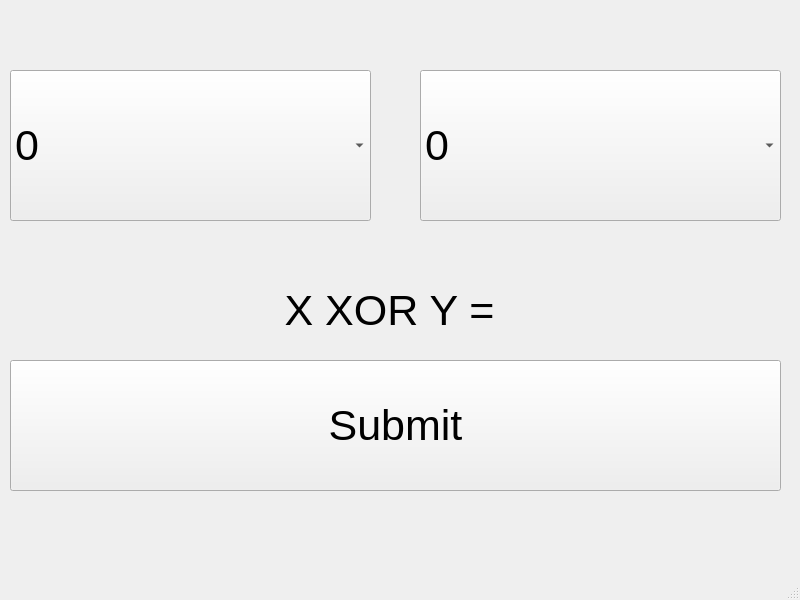
<?xml version="1.0" encoding="UTF-8"?>
<ui version="4.0">
 <class>MainWindow</class>
 <widget class="QMainWindow" name="MainWindow">
  <property name="geometry">
   <rect>
    <x>0</x>
    <y>0</y>
    <width>800</width>
    <height>600</height>
   </rect>
  </property>
  <property name="windowTitle">
   <string>MainWindow</string>
  </property>
  <widget class="QWidget" name="centralwidget">
   <widget class="QComboBox" name="comboX">
    <property name="geometry">
     <rect>
      <x>10</x>
      <y>70</y>
      <width>361</width>
      <height>151</height>
     </rect>
    </property>
    <property name="font">
     <font>
      <pointsize>32</pointsize>
     </font>
    </property>
    <item>
     <property name="text">
      <string>0</string>
     </property>
    </item>
    <item>
     <property name="text">
      <string>1</string>
     </property>
    </item>
   </widget>
   <widget class="QComboBox" name="comboY">
    <property name="geometry">
     <rect>
      <x>420</x>
      <y>70</y>
      <width>361</width>
      <height>151</height>
     </rect>
    </property>
    <property name="font">
     <font>
      <pointsize>32</pointsize>
     </font>
    </property>
    <item>
     <property name="text">
      <string>0</string>
     </property>
    </item>
    <item>
     <property name="text">
      <string>1</string>
     </property>
    </item>
   </widget>
   <widget class="QPushButton" name="submit">
    <property name="geometry">
     <rect>
      <x>10</x>
      <y>360</y>
      <width>771</width>
      <height>131</height>
     </rect>
    </property>
    <property name="font">
     <font>
      <pointsize>32</pointsize>
     </font>
    </property>
    <property name="text">
     <string>Submit</string>
    </property>
   </widget>
   <widget class="QLabel" name="label">
    <property name="geometry">
     <rect>
      <x>10</x>
      <y>270</y>
      <width>771</width>
      <height>81</height>
     </rect>
    </property>
    <property name="font">
     <font>
      <pointsize>32</pointsize>
     </font>
    </property>
    <property name="text">
     <string>X XOR Y = </string>
    </property>
    <property name="alignment">
     <set>Qt::AlignCenter</set>
    </property>
   </widget>
  </widget>
  <widget class="QMenuBar" name="menubar">
   <property name="geometry">
    <rect>
     <x>0</x>
     <y>0</y>
     <width>800</width>
     <height>20</height>
    </rect>
   </property>
  </widget>
  <widget class="QStatusBar" name="statusbar"/>
 </widget>
 <resources/>
 <connections/>
</ui>
